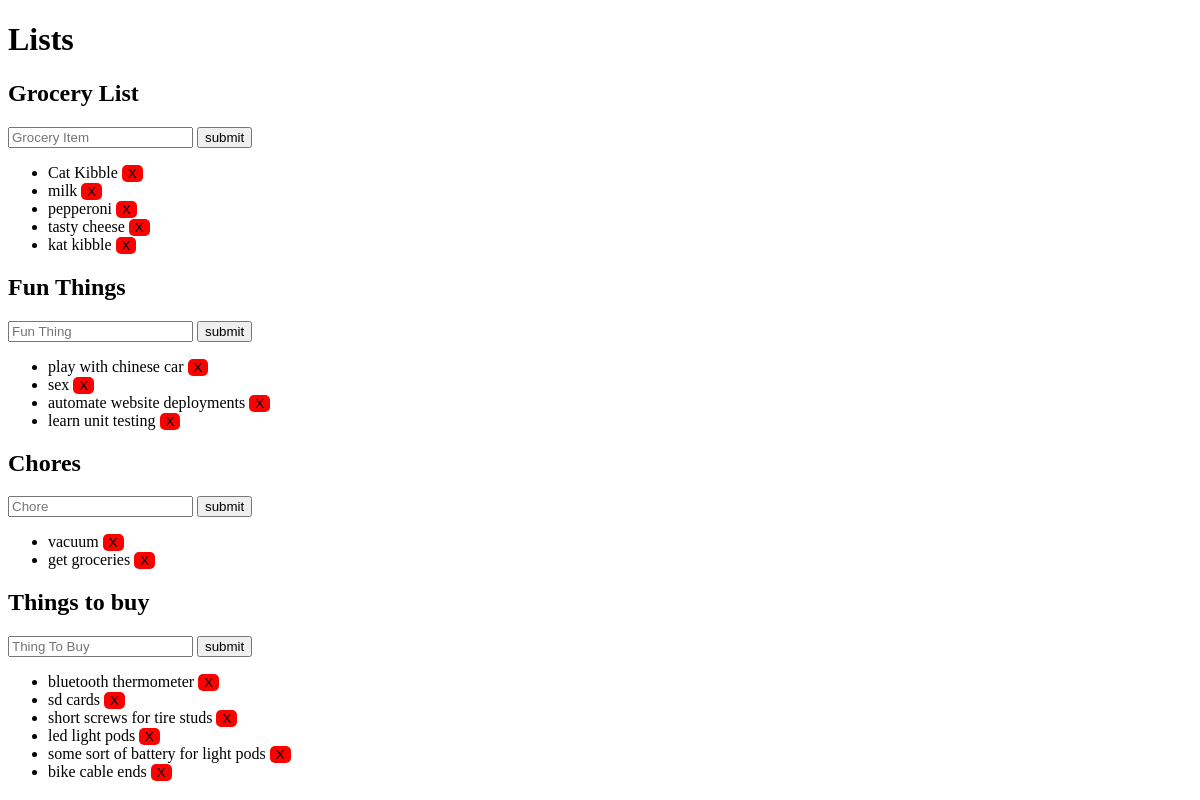
The app's page /lists, older data.
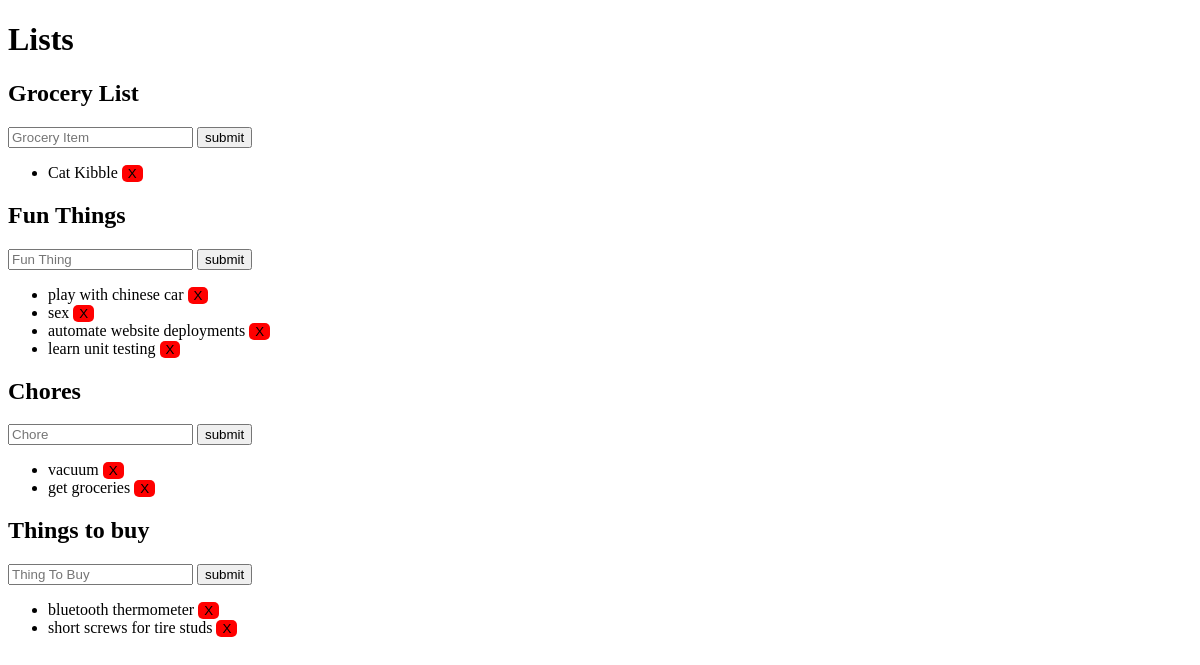
The same page, newer data.
### website/models.py (models this page shows)
class GroceryItem(models.Model):
    id = models.AutoField(primary_key=True)
    name = models.CharField(max_length=50)

class FunThing(models.Model):
    id = models.AutoField(primary_key=True)
    name = models.CharField(max_length=50)

class Chore(models.Model):
    id = models.AutoField(primary_key=True)
    name = models.CharField(max_length=50)

class ThingToBuy(models.Model):
    id = models.AutoField(primary_key=True)
    name = models.CharField(max_length=50)

### website/views.py (the view)
# urls.py: path('lists', views.lists),
def lists(request):
    if request.method == "POST":
        print("posting")
        if "groceryItem" in request.POST:
            newItem = GroceryItem(name=request.POST["groceryItem"])
            newItem.save()
            print("addded grocery")
        if "funThing" in request.POST:
            newItem = FunThing(name=request.POST["funThing"])
            newItem.save()
            print("addded fun")
        if "chore" in request.POST:
            newItem = Chore(name=request.POST["chore"])
            newItem.save()
            print("addded chore", request.POST["chore"])
        if "thingToBuy" in request.POST:
            newItem = ThingToBuy(name=request.POST["thingToBuy"])
            newItem.save()
            print("addded thing to buy")
        return redirect("/lists")
    else:
        print("getting")
        groceries = GroceryItem.objects.all()
        funThings = FunThing.objects.all()
        chores = Chore.objects.all()
        thingsToBuy = ThingToBuy.objects.all()
        return render(request, "website/lists.html",{
            "groceries": groceries,
            "chores": chores,
            "funThings": funThings,
            "thingsToBuy": thingsToBuy,
        })

### website/templates/website/lists.html (shortened to what this page needs)
<!DOCTYPE html>
<html>
    <head>
        <link rel="stylesheet" href="/static/website/lists.css">
    </head>
    <body>
        <h1>Lists</h1>
        <h2>Grocery List</h2>
        <form action="/lists" method="post">
            <input type="text" name="groceryItem" placeholder="Grocery Item">
            <input type="submit" value="submit">
        </form>
        <ul>
            {% for grocery in groceries %}
            <li>
                <p class="inline">{{ grocery.name }}</p>
                <form action="/listDelete" method="post" class="inline">
                    <input type="submit" value="X" class="red">
                </form>
            </li>
            {% endfor %}
        </ul>
        <h2>Fun Things</h2>
        <form action="/lists" method="post">
            <input type="text" name="funThing" placeholder="Fun Thing">
            <input type="submit" value="submit">
        </form>
        <ul>
            {% for thing in funThings %}
            <li>
                <p class="inline">{{ thing.name }}</p>
                <form action="/listDelete" method="post" class="inline">
                    <input type="submit" value="X" class="red">
                </form>
            </li>
            {% endfor %}
        </ul>
        <h2>Chores</h2>
        <form action="/lists" method="post">
            <input type="text" name="chore" placeholder="Chore">
            <input type="submit" value="submit">
        </form>
        <ul>
            {% for chore in chores %}
            <li>
                <p class="inline">{{ chore.name }}</p>
                <form action="/listDelete" method="post" class="inline">
                    <input type="submit" value="X" class="red">
                </form>
            </li>
            {% endfor %}
        </ul>
        <h2>Things to buy</h2>
        <form action="/lists" method="post">
            <input type="text" name="thingToBuy" placeholder="Thing To Buy">
            <input type="submit" value="submit">
        </form>
        <ul>
            {% for thing in thingsToBuy %}
            <li>
                <p class="inline">{{ thing.name }}</p>
                <form action="/listDelete" method="post" class="inline">
                    <input type="submit" value="X" class="red">
                </form>
            </li>
            {% endfor %}
        </ul>
    </body>
</html>

Row changes from the older to the newer data that the page shows:
removed GroceryItem: name "milk"
removed GroceryItem: name "pepperoni"
removed GroceryItem: name "tasty cheese"
removed GroceryItem: name "kat kibble"
removed ThingToBuy: name "sd cards"
removed ThingToBuy: name "led light pods"
removed ThingToBuy: name "some sort of battery for light pods"
removed ThingToBuy: name "bike cable ends"
